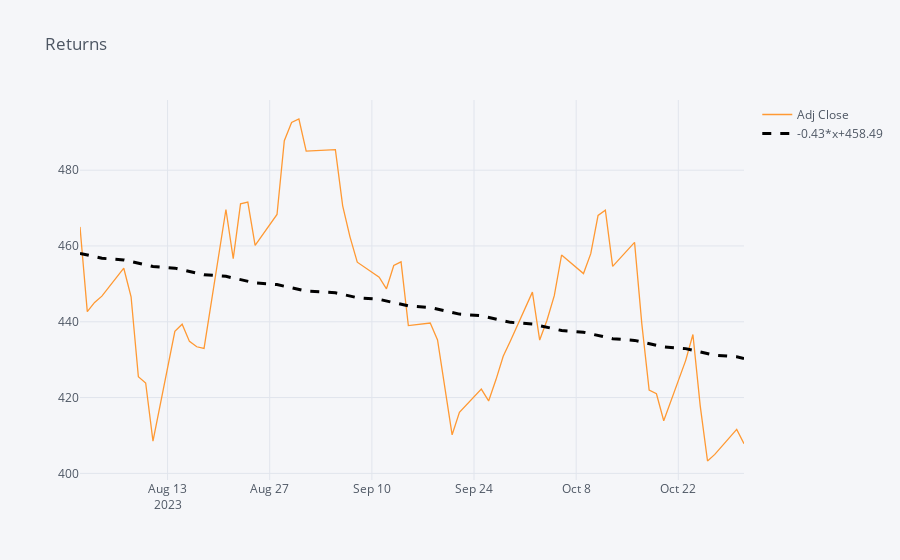

Notebook source saved alongside this figure:
### Code cell
# Create and display an interactive line plot of NVDA's Returns with a best-fit line
stock_data['Adj Close'].iplot(title='Returns', bestfit=True, bestfit_colors=['black'])
